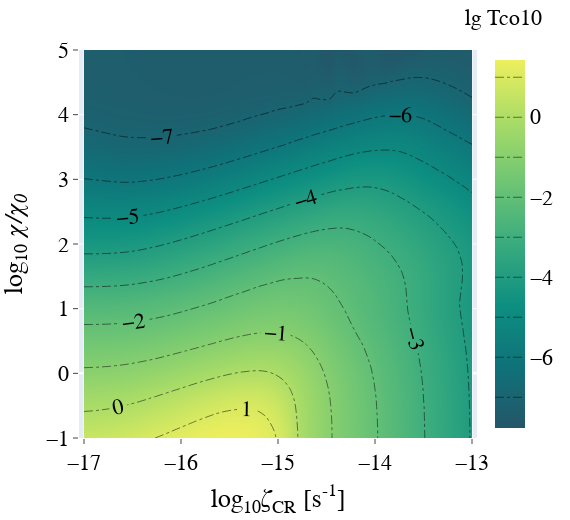

The notebook cell this image was saved under:
### Code cell
qty = species # e.g. 'CO' for CO abundance, 'Tco21/Tco10' for CO(2-1)/CO(1-0)
title = f'lg {plot_species.value}'
if title == 'lg HI_H2_ratio': title = f'lg HI_H2_ratio'

zi = griddata((np.log10(CR),np.log10(UV)),np.log10(qty),(xi[None,:], yi[:,None]),method='linear')

fig1 = go.Figure()
fig1.add_trace(go.Contour(z=zi,x=xi ,y=yi,
            contours=dict(coloring ='heatmap', showlabels = True, labelfont = dict(size = 22,color = 'Black')),
            colorbar=dict( titleside='right', titlefont=dict(size=22, family='Rockwell'))))
fig1.update_traces(name='',
                   customdata=10**zi, line_dash='dashdot', line_width=0.5,
                   hovertemplate = "<b>%{customdata:.3g}</b>"+
                   "<br>lg <b>UV</b>=%{y:.1f}"+
                   "<br>lg <b>CR</b>=%{x:.1f}",
                   colorscale='Aggrnyl', colorbar_tickprefix=''
                   )
try:
    ref_val = np.log10(ref_value.value)
    fig1.add_trace(go.Contour(z=zi, x=xi ,y=yi, contours_coloring='lines',line_width=4, hoverinfo='none', showscale=False, contours=dict(coloring ='lines',start=ref_val, end=ref_val,size=5)))
except:
    pass

fig1.update_xaxes(title_text='log<sub>10</sub><i>&#950;</i><sub>CR</sub> [s<sup>-1</sup>]', nticks=5, ticks='outside', automargin=True)
fig1.update_yaxes(title_text='log<sub>10</sub> <i>&#967;/&#967;<sub>0</sub></i>', ticks='outside', scaleanchor = "x", scaleratio = 4/6)

fig1.update_layout(width = 570, height = 520,
                   hovermode="x", margin=dict(l=50, r=50, b=50, t=50),
                   font=dict(family="Rockwell",size=22,color="black"), title={'text': title, 'x':0.95, 'font_size': 22}, 
                   hoverlabel_font=dict(family="monospace",size=18,color="white")
                   )
fig1.show()

### Figure 1 — Plotly figure (JSON) as saved in the notebook; plotly's stock layout.template omitted (floating-point values rounded to 4 significant figures; data arrays with more than 128 entries replaced by an {"elided": "..."} marker saying what was removed)
{"data": [{"colorbar": {"tickprefix": "", "title": {"font": {"family": "Rockwell", "size": 22}, "side": "right"}}, "colorscale": [[0, "rgb(36, 86, 104)"], [0.1667, "rgb(15, 114, 121)"], [0.3333, "rgb(13, 143, 129)"], [0.5, "rgb(57, 171, 126)"], [0.6667, "rgb(110, 197, 116)"], [0.8333, "rgb(169, 220, 103)"], [1, "rgb(237, 239, 93)"]], "contours": {"coloring": "heatmap", "labelfont": {"color": "Black", "size": 22}, "showlabels": true}, "customdata": {"elided": "50x50 float values"}, "hovertemplate": "<b>%{customdata:.3g}</b><br>lg <b>UV</b>=%{y:.1f}<br>lg <b>CR</b>=%{x:.1f}", "line": {"dash": "dashdot", "width": 0.5}, "name": "", "type": "contour", "x": [-17, -16.92, -16.84, -16.76, -16.67, -16.59, -16.51, -16.43, -16.35, -16.27, -16.18, -16.1, -16.02, -15.94, -15.86, -15.78, -15.69, -15.61, -15.53, -15.45, -15.37, -15.29, -15.2, -15.12, -15.04, -14.96, -14.88, -14.8, -14.71, -14.63, -14.55, -14.47, -14.39, -14.31, -14.22, -14.14, -14.06, -13.98, -13.9, -13.82, -13.73, -13.65, -13.57, -13.49, -13.41, -13.33, -13.24, -13.16, -13.08, -13], "y": [-1, -0.8776, -0.7551, -0.6327, -0.5102, -0.3878, -0.2653, -0.1429, -0.02041, 0.102, 0.2245, 0.3469, 0.4694, 0.5918, 0.7143, 0.8367, 0.9592, 1.082, 1.204, 1.327, 1.449, 1.571, 1.694, 1.816, 1.939, 2.061, 2.184, 2.306, 2.429, 2.551, 2.673, 2.796, 2.918, 3.041, 3.163, 3.286, 3.408, 3.531, 3.653, 3.776, 3.898, 4.02, 4.143, 4.265, 4.388, 4.51, 4.633, 4.755, 4.878, 5], "z": {"elided": "50x50 float values"}}], "layout": {"font": {"color": "black", "family": "Rockwell", "size": 22}, "height": 520, "hoverlabel": {"font": {"color": "white", "family": "monospace", "size": 18}}, "hovermode": "x", "margin": {"b": 50, "l": 50, "r": 50, "t": 50}, "title": {"font": {"size": 22}, "text": "lg Tco10", "x": 0.95}, "width": 570, "xaxis": {"automargin": true, "nticks": 5, "ticks": "outside", "title": {"text": "log<sub>10</sub><i>&#950;</i><sub>CR</sub> [s<sup>-1</sup>]"}}, "yaxis": {"scaleanchor": "x", "scaleratio": 0.6667, "ticks": "outside", "title": {"text": "log<sub>10</sub> <i>&#967;/&#967;<sub>0</sub></i>"}}}}
